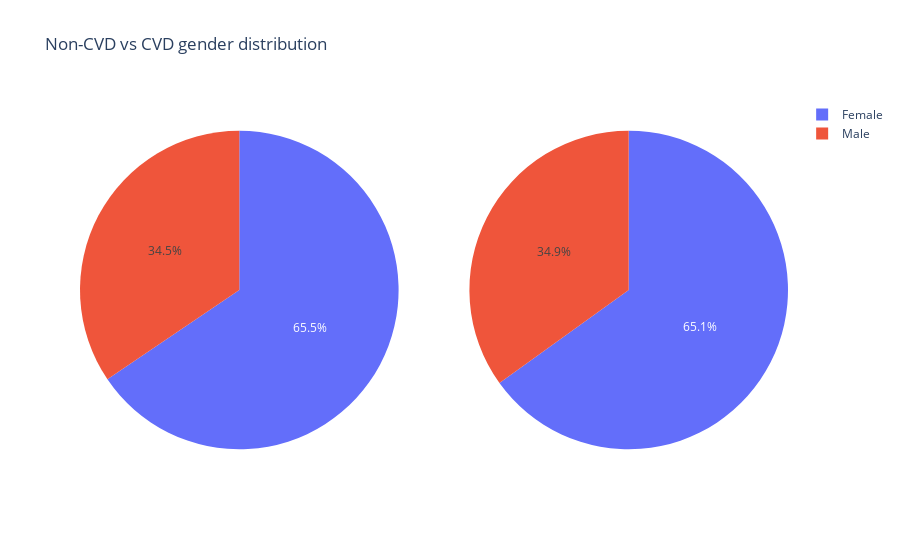

The cell this chart's notebook holds for it:
### Markdown cell above
##### Gender

### Code cell
#Gender
cvd = cleanedData.loc[cleanedData['cardio'] == 1, 'gender'].copy()
non_cvd = cleanedData.loc[cleanedData['cardio'] == 0, 'gender'].copy()

fig = make_subplots(rows=1, cols=2, specs=[[{"type": "pie"}, {"type": "pie"}]])

fig.update_layout(title_text="Non-CVD vs CVD gender distribution", template="plotly_white")
fig.add_trace(go.Pie(values=non_cvd.value_counts().values,labels=['Female', 'Male']),row=1, col=1)
fig.add_trace(go.Pie(values=cvd.value_counts().values,labels=['Female', 'Male']),row=1, col=2)
fig.show()

### Figure 1 — Plotly figure (JSON) as saved in the notebook; plotly's stock layout.template omitted (floating-point values rounded to 4 significant figures)
{"data": [{"domain": {"x": [0, 0.45], "y": [0, 1]}, "labels": ["Female", "Male"], "type": "pie", "values": [22420, 11798]}, {"domain": {"x": [0.55, 1], "y": [0, 1]}, "labels": ["Female", "Male"], "type": "pie", "values": [21517, 11554]}], "layout": {"title": {"text": "Non-CVD vs CVD gender distribution"}}}
